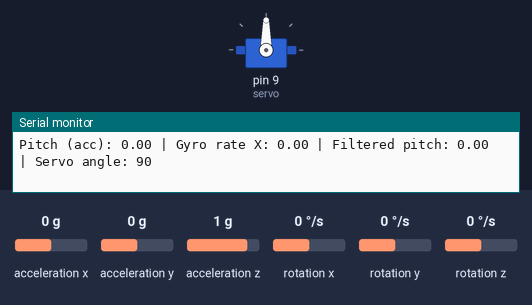
Recording of a sketch running on a simulated Arduino Uno, built with avr-gcc and run on an emulated ATmega328P. Parts: servo, the last lines printed to the serial monitor. Inputs (shaded band) come from the test bench; at power-on: acceleration y 0 g, acceleration z 1 g, rotation x 0 °/s, acceleration x 0 g, rotation y 0 °/s, rotation z 0 °/s.

Above: at 5.1 s.
5.2 s: acceleration y set to -1.4 g
At 7.37 s:
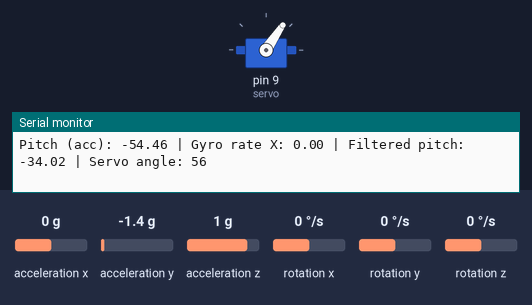
8.2 s: acceleration z set to -1.4 g
11.2 s: rotation x set to 192 °/s
At 13.6 s:
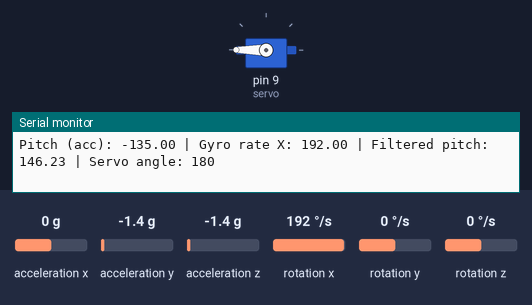
14.2 s: rotation x set to -192 °/s
At 15.6 s:
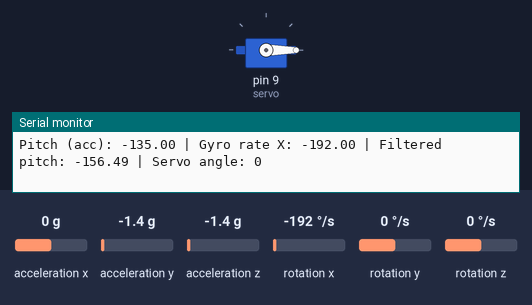
Timing chart, 0 to 17.2 s (numbered marks = the images above; inputs shaded):
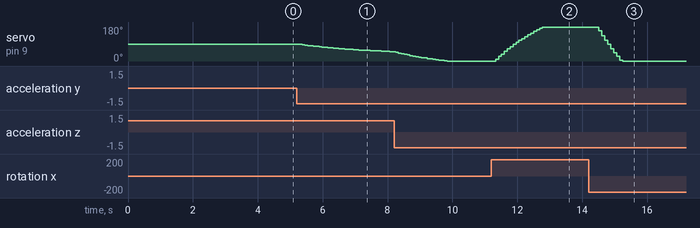

The sketch:

GyroCheck.ino
```cpp
#include <Wire.h>
#include <MPU6050.h>
#include <Servo.h>

MPU6050 mpu;
Servo servo;

float pitch = 0.0;
float alpha = 0.96;
unsigned long lastTime;

int16_t gx_offset = 0;

void calibrateGyro() {
  const int calibrationSamples = 1000;
  long gx_sum = 0;

  Serial.println("Calibrating gyro... Keep sensor still.");

  for (int i = 0; i < calibrationSamples; i++) {
    int16_t gx, gy, gz;
    mpu.getRotation(&gx, &gy, &gz);
    gx_sum += gx;
    delay(2);
  }

  gx_offset = gx_sum / calibrationSamples;

  Serial.print("Gyro X offset: ");
  Serial.println(gx_offset);
}

void setup() {
  Serial.begin(9600);
  Wire.begin();

  servo.attach(9);  // Servo signal connected to Arduino pin 9

  mpu.initialize();
  if (!mpu.testConnection()) {
    Serial.println("MPU6050 connection failed");
    while (1);
  } else {
    Serial.println("MPU6050 connected");
  }

  calibrateGyro();

  lastTime = millis();
}

void loop() {
  int16_t ax, ay, az, gx, gy, gz;
  mpu.getMotion6(&ax, &ay, &az, &gx, &gy, &gz);

  unsigned long now = millis();
  float dt = (now - lastTime) / 1000.0;
  lastTime = now;

  float pitchAcc = atan2(ay, az) * 180.0 / PI;
  float gyroRateX = (gx - gx_offset) / 131.0;

  pitch = alpha * (pitch + gyroRateX * dt) + (1 - alpha) * pitchAcc;

  // Map pitch (-90 to 90) to servo angle (0 to 180)
  int servoAngle = map(pitch, -90, 90, 0, 180);
  servoAngle = constrain(servoAngle, 0, 180);

  servo.write(servoAngle);

  Serial.print("Pitch (acc): ");
  Serial.print(pitchAcc);
  Serial.print(" | Gyro rate X: ");
  Serial.print(gyroRateX);
  Serial.print(" | Filtered pitch: ");
  Serial.print(pitch);
  Serial.print(" | Servo angle: ");
  Serial.println(servoAngle);

  delay(10);
}
```

Measured:
- after the input at 5.2 s, servo on pin 9 (servo): moves from 90° to 50° over 2.8 s, starting after 0.08 s
- after the input at 11.2 s, servo on pin 9 (servo): moves from 0° to 180° over 1.4 s, starting after 0.13 s
- after the input at 14.2 s, servo on pin 9 (servo): moves from 180° to 0° over 0.73 s, starting after 0.31 s
